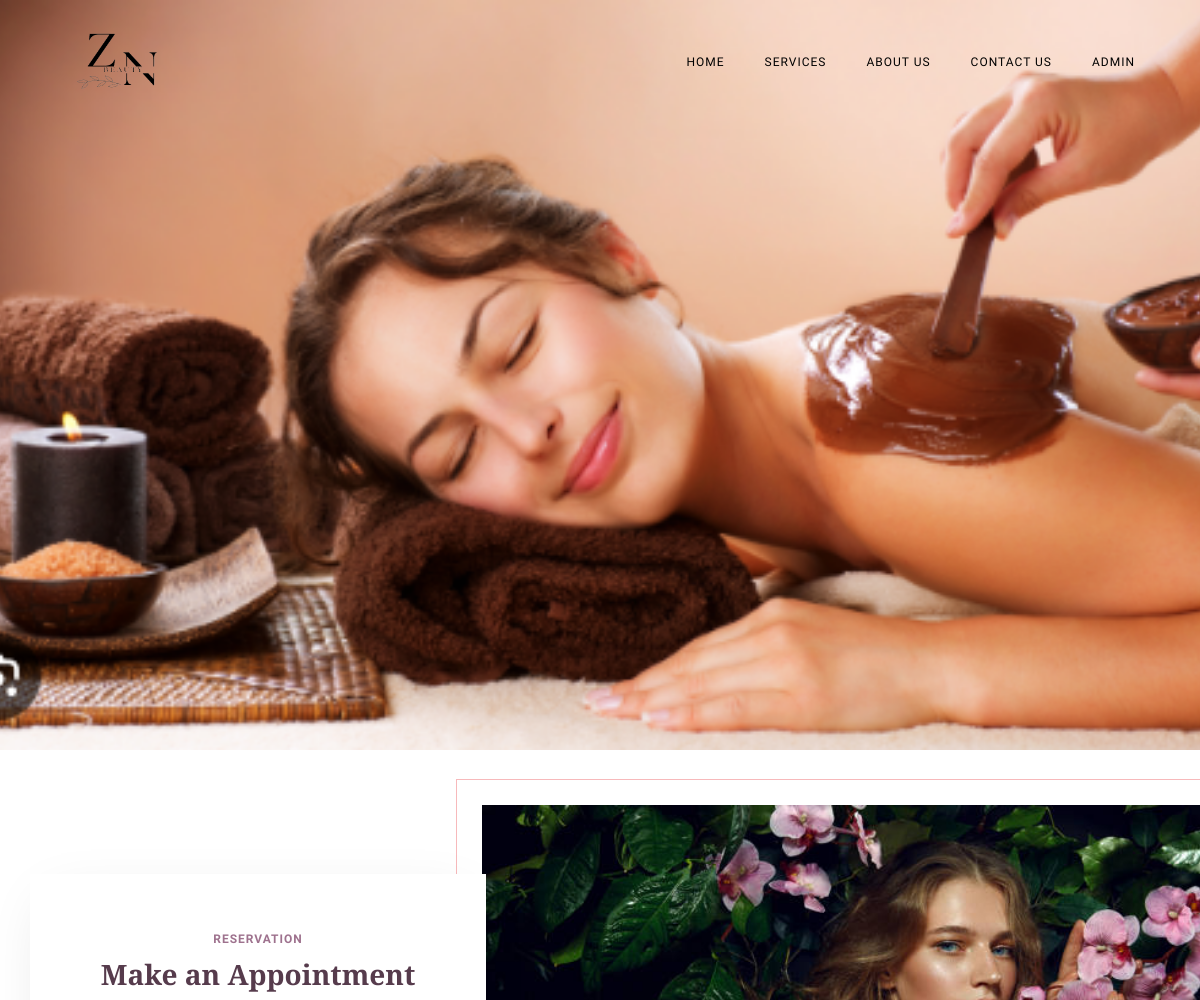
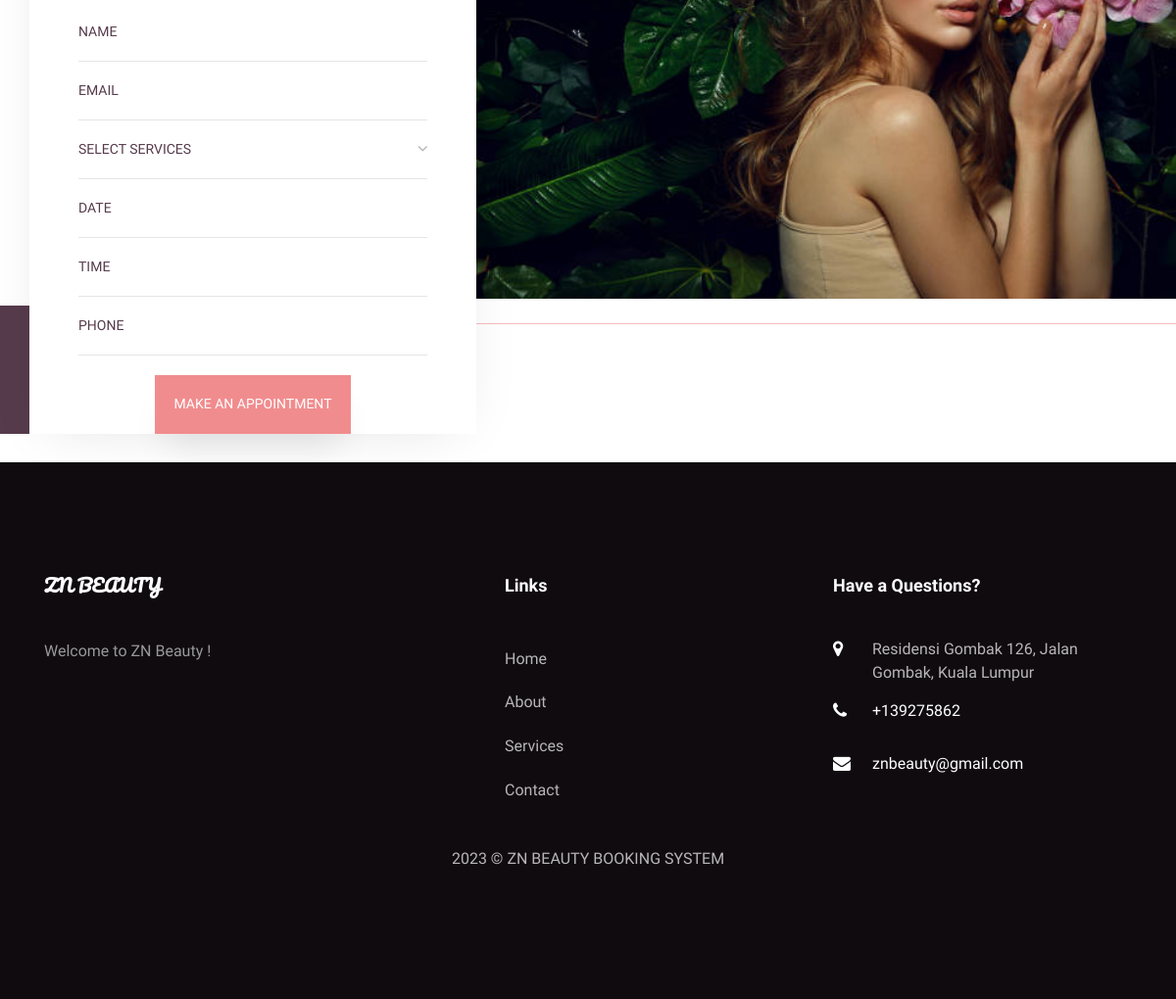
Screenshot of /beauty/index.php with the database file from the repository (2 pictures, top to bottom).
### tables this page shows
CREATE TABLE `tblpage` (
  `ID` int(10) NOT NULL,
  `PageType` varchar(200) DEFAULT NULL,
  `PageTitle` mediumtext DEFAULT NULL,
  `PageDescription` mediumtext DEFAULT NULL,
  `Email` varchar(200) DEFAULT NULL,
  `MobileNumber` bigint(10) DEFAULT NULL,
  `UpdationDate` date DEFAULT NULL,
  `Timing` varchar(200) NOT NULL
);

### beauty/index.php (the view, shortened to what this page needs)
<?php
include('includes/dbconnection.php');
?>
<!DOCTYPE html>
<html lang="en">
  <head>
    <link rel="stylesheet" href="css/open-iconic-bootstrap.min.css">
    <link rel="stylesheet" href="css/animate.css">
    <link rel="stylesheet" href="css/owl.carousel.min.css">
    <link rel="stylesheet" href="css/owl.theme.default.min.css">
    <link rel="stylesheet" href="css/magnific-popup.css">
    <link rel="stylesheet" href="css/aos.css">
    <link rel="stylesheet" href="css/ionicons.min.css">
    <link rel="stylesheet" href="css/bootstrap-datepicker.css">
    <link rel="stylesheet" href="css/jquery.timepicker.css">
    <link rel="stylesheet" href="css/flaticon.css">
    <link rel="stylesheet" href="css/icomoon.css">
    <link rel="stylesheet" href="css/style.css">
  </head>
  <body>
	  <?php include_once('includes/header.php');?>
    <section id="home-section" class="hero" style="background-image: url(images/17.png);" data-stellar-background-ratio="0.5">
		  <div class="home-slider owl-carousel">
	      </div>
    </section>
<br>
    <section class="ftco-section ftco-no-pt ftco-booking">
    	<div class="container-fluid px-0">
    		<div class="row no-gutters d-md-flex justify-content-end">
    			<div class="one-forth d-flex align-items-end">
    				<div class="text">
    					<div class="overlay"></div>
    					<div class="appointment-wrap">
    						<span class="subheading">Reservation</span>
								<h3 class="mb-2">Make an Appointment</h3>
		    				<form action="#" method="post" class="appointment-form">
			            <div class="row">
			              <div class="col-sm-12">
			                <div class="form-group">
					              <input type="text" class="form-control" id="name" placeholder="Name" name="name" required="true">
					            </div>
			              </div>
			              <div class="col-sm-12">
			                <div class="form-group">
					              <input type="email" class="form-control" id="appointment_email" placeholder="Email" name="email" required="true">
					            </div>
			              </div>
				            <div class="col-sm-12">
			                <div class="form-group">
					              <div class="select-wrap">
		                      <div class="icon"><span class="ion-ios-arrow-down"></span></div>
		                      <select name="services" id="services" required="true" class="form-control">
		                      	<option value="">Select Services</option>
		                      </select>
		                    </div>
					            </div>
			              </div>
			              <div class="col-sm-12">
			                <div class="form-group">
			                  <input type="text" class="form-control appointment_date" placeholder="Date" name="adate" id='adate' required="true">
			                </div>
			              </div>
			              <div class="col-sm-12">
			                <div class="form-group">
			                  <input type="text" class="form-control appointment_time" placeholder="Time" name="atime" id='atime' required="true">
			                </div>
			              </div>
			              <div class="col-sm-12">
			                <div class="form-group">
			                  <input type="text" class="form-control" id="phone" name="phone" placeholder="Phone" required="true" maxlength="10" pattern="[0-9]+">
			                </div>
			              </div>
				          </div>
				          <div class="form-group">
			              <input type="submit" name="submit" value="Make an Appointment" class="btn btn-primary">
			            </div>
			          </form>
		          </div>
						</div>
    			</div>
					<div class="one-third">
						<div class="img" style="background-image: url(images/12.jpg);">
						</div>
					</div>
    		</div>
    	</div>
    </section>
		<br>
   <?php include_once('includes/footer.php');?>
  </body>
</html>

### beauty/includes/footer.php (shortened to what this page needs)
 <?php
include('includes/dbconnection.php');
?>
 <footer class="ftco-footer ftco-section">
      <div class="container">
        <div class="row ">
          <div class="col-md">
            <div class="ftco-footer-widget mb-4">
              <h2 class="ftco-heading-2 logo">ZN BEAUTY</h2>
              <?php
$ret=mysqli_query($con,"select * from tblpage where PageType='aboutus' ");
while ($row=mysqli_fetch_array($ret)) {
?>
              <p><?php  echo substr($row['PageDescription'],0,200);?> <a href="about.php"></a></p><?php } ?><br>
            </div>
          </div>
          <div class="col-md" style="padding-left: 150px">
             <div class="ftco-footer-widget mb-4">
              <h2 class="ftco-heading-2">Links</h2>
              <ul class="list-unstyled">
                <li><a href="index.php" class="py-2 d-block">Home</a></li>
                <li><a href="about.php" class="py-2 d-block">About</a></li>
                <li><a href="services.php" class="py-2 d-block">Services</a></li>
                <li><a href="contact.php" class="py-2 d-block">Contact</a></li>
              </ul>
            </div>
          </div>
          <div class="col-md">
            <div class="ftco-footer-widget mb-4">
            	<h2 class="ftco-heading-2">Have a Questions?</h2>
            	<div class="block-23 mb-3">
                <?php
$ret=mysqli_query($con,"select * from tblpage where PageType='contactus' ");
while ($row=mysqli_fetch_array($ret)) {
?>
	              <ul>
	                <li><span class="icon icon-map-marker"></span><span class="text"><?php  echo $row['PageDescription'];?></span></li>
	                <li><a href="#"><span class="icon icon-phone"></span><span class="text">+<?php  echo $row['MobileNumber'];?></span></a></li>
	                <li><a href="#"><span class="icon icon-envelope"></span><span class="text"><?php  echo $row['Email'];?></span></a></li>
	              </ul>
	            </div>
               <?php } ?>
            </div>
          </div>
        </div>
        <div class="row">
          <div class="col-md-12 text-center">
            <p>
  2023 &copy; ZN BEAUTY BOOKING SYSTEM
 </p>
          </div>
        </div>
      </div>
    </footer>

### beauty/css/icomoon.css (style rules this page uses)
[class^="icon-"], [class*=" icon-"] { font-family: 'icomoon' !important; speak: none; font-style: normal; font-weight: normal; font-variant: normal; text-transform: none; line-height: 1; -webkit-font-smoothing: antialiased; -moz-osx-font-smoothing: grayscale; }
.icon-map-marker:before { content: "\f041"; }
.icon-phone:before { content: "\f095"; }
.icon-envelope:before { content: "\f0e0"; }

### rows the page displays
tblpage: PageDescription "Welcome to ZN Beauty !"
tblpage: PageDescription "Residensi Gombak 126, Jalan Gombak, Kuala Lumpur", MobileNumber "139275862", Email "znbeauty@gmail.com"
